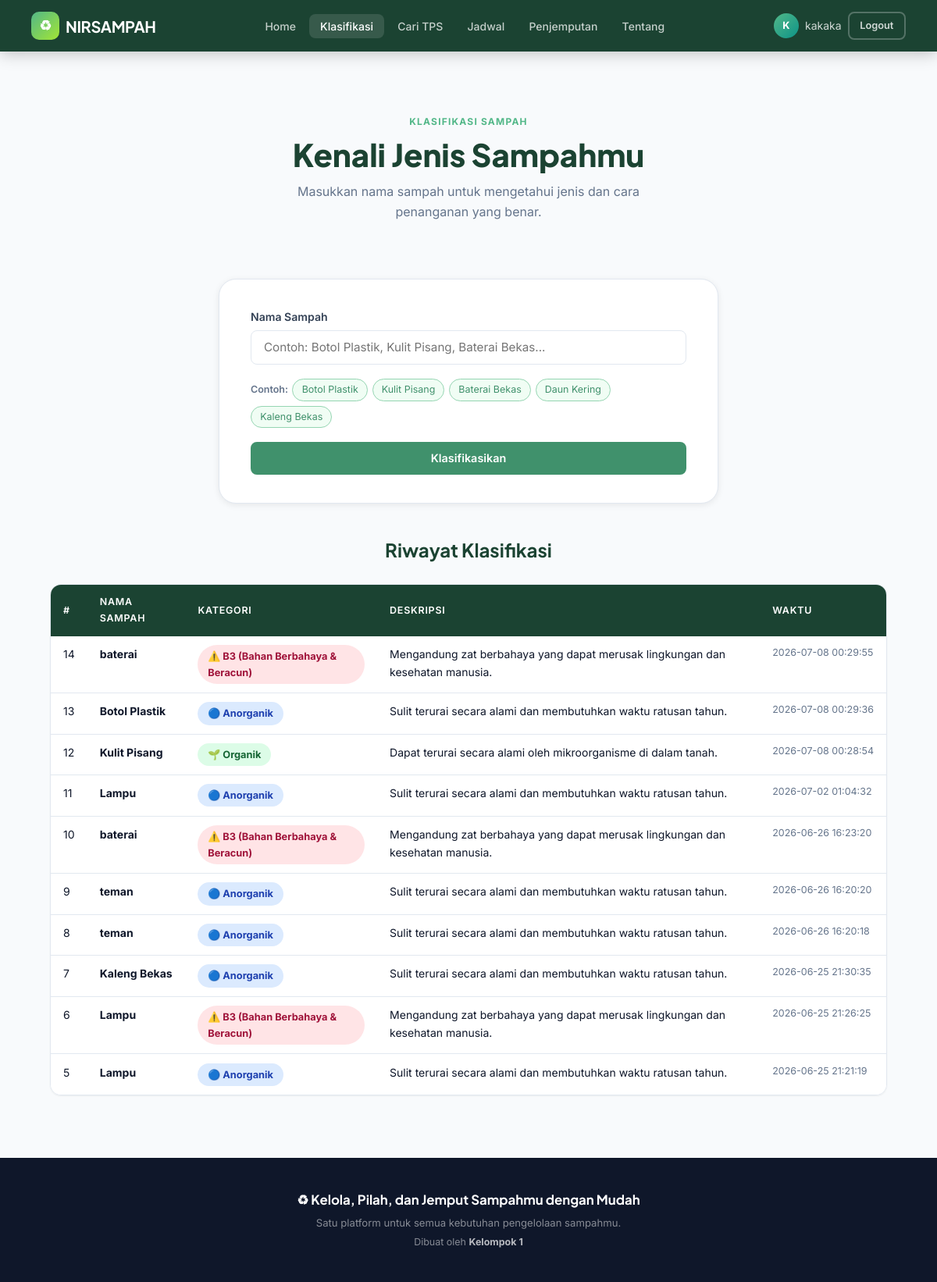
Page /classify (signed in) on the committed database.
### tables this page shows
CREATE TABLE users (
                id INTEGER PRIMARY KEY AUTOINCREMENT,
                username TEXT NOT NULL UNIQUE,
                email TEXT NOT NULL UNIQUE,
                password_hash TEXT NOT NULL,
                created_at TEXT NOT NULL
            );

CREATE TABLE history (
                id INTEGER PRIMARY KEY AUTOINCREMENT,
                waste_name TEXT NOT NULL, category TEXT NOT NULL,
                description TEXT NOT NULL, created_at TEXT NOT NULL
            );

### backend/app.py (the view, shortened to what this page needs)
@app.route("/classify", methods=["GET","POST"])
def classify():
    result, error, waste_name_input = None, None, ""
    history = db.get_history(10)
    return render_template("classify.html", result=result, error=error,
                           waste_name_input=waste_name_input, history=history)

### backend/app.py (called while the page is built)
def current_user():
    if "user_id" in session:
        return User.get_by_id(db, session["user_id"])
    return None

@app.context_processor
def inject_user():
    return {"current_user": current_user()}

### backend/models.py (called while the page is built)
    def get_username(self)      -> str: return self.__username

    @classmethod
    def get_by_id(cls, db: "Database", user_id: int) -> "User | None":
        conn = db._get_connection()
        row  = conn.execute(
            "SELECT * FROM users WHERE id = ?", (user_id,)
        ).fetchone()
        conn.close()
        if not row: return None
        return cls(row["username"], row["email"], row["password_hash"], row["id"])

    def _get_connection(self):
        conn = sqlite3.connect(self.db_path)
        conn.row_factory = sqlite3.Row
        return conn

    def get_history(self, limit=20):
        conn = self._get_connection()
        rows = conn.execute("SELECT * FROM history ORDER BY id DESC LIMIT ?", (limit,)).fetchall()
        conn.close()
        return [dict(r) for r in rows]

### frontend/templates/classify.html (shortened to what this page needs)
{% extends "base.html" %}
{% block content %}
<div class="page-header">
  <p class="page-header__eyebrow">Klasifikasi Sampah</p>
  <h1 class="page-header__title">Kenali Jenis Sampahmu</h1>
  <p class="page-header__desc">Masukkan nama sampah untuk mengetahui jenis dan cara penanganan yang benar.</p>
</div>
<div class="form-section">
  <div class="card-form">
    <form method="POST" action="{{ url_for('classify') }}">
      <div class="form__group">
        <label class="form__label" for="waste_name">Nama Sampah</label>
        <input class="form__input" type="text" id="waste_name" name="waste_name"
               placeholder="Contoh: Botol Plastik, Kulit Pisang, Baterai Bekas..."
               value="{{ waste_name_input }}" required/>
      </div>
      <div class="form__examples">
        <span class="form__examples-label">Contoh:</span>
        <a class="example-tag" href="{{ url_for('classify') }}?q=Botol+Plastik">Botol Plastik</a>
        <a class="example-tag" href="{{ url_for('classify') }}?q=Kulit+Pisang">Kulit Pisang</a>
        <a class="example-tag" href="{{ url_for('classify') }}?q=Baterai+Bekas">Baterai Bekas</a>
        <a class="example-tag" href="{{ url_for('classify') }}?q=Daun+Kering">Daun Kering</a>
        <a class="example-tag" href="{{ url_for('classify') }}?q=Kaleng+Bekas">Kaleng Bekas</a>
      </div>
      <button class="btn btn--primary btn--full" type="submit">Klasifikasikan</button>
    </form>
  </div>
</div>
{% if history %}
<section class="history-section">
  <h2 class="section-title">Riwayat Klasifikasi</h2>
  <div class="table-wrapper">
    <table class="data-table">
      <thead><tr><th>#</th><th>Nama Sampah</th><th>Kategori</th><th>Deskripsi</th><th>Waktu</th></tr></thead>
      <tbody>
        {% for row in history %}
        <tr>
          <td>{{ row.id }}</td>
          <td><strong>{{ row.waste_name }}</strong></td>
          <td>
            {% if row.category == "Organik" %}<span class="badge badge--organic">🌱 {{ row.category }}</span>
            {% elif row.category == "Anorganik" %}<span class="badge badge--inorganic">🔵 {{ row.category }}</span>
            {% else %}<span class="badge badge--hazardous">⚠️ {{ row.category }}</span>{% endif %}
          </td>
          <td>{{ row.description }}</td>
          <td class="td--time">{{ row.created_at }}</td>
        </tr>
        {% endfor %}
      </tbody>
    </table>
  </div>
</section>
{% endif %}
{% endblock %}

### frontend/templates/base.html (shortened to what this page needs)
<!DOCTYPE html>
<html lang="id">
<head>
  <link rel="stylesheet" href="{{ url_for('static', filename='css/style.css') }}"/>
</head>
<body>
<nav class="navbar">
  <a href="{{ url_for('home') }}" class="navbar__brand">
    <div class="navbar__brand-icon">♻</div>
    <span>NIRSAMPAH</span>
  </a>
  <ul class="navbar__links">
    <li><a href="{{ url_for('home') }}"     class="{% if request.endpoint=='home'     %}active{% endif %}">Home</a></li>
    <li><a href="{{ url_for('classify') }}" class="{% if request.endpoint=='classify' %}active{% endif %}">Klasifikasi</a></li>
    <li><a href="{{ url_for('tps') }}"      class="{% if request.endpoint=='tps'      %}active{% endif %}">Cari TPS</a></li>
    <li><a href="{{ url_for('schedule') }}" class="{% if request.endpoint=='schedule' %}active{% endif %}">Jadwal</a></li>
    <li><a href="{{ url_for('pickup') }}"   class="{% if request.endpoint=='pickup'   %}active{% endif %}">Penjemputan</a></li>
    <li><a href="{{ url_for('about') }}"    class="{% if request.endpoint=='about'    %}active{% endif %}">Tentang</a></li>
  </ul>
  <div class="navbar__auth">
    {% if current_user %}
    <div class="navbar__user">
      <div class="navbar__avatar">{{ current_user.get_username()[0] }}</div>
      <span>{{ current_user.get_username() }}</span>
    </div>
    <a href="{{ url_for('logout') }}" class="btn btn--ghost btn--sm">Logout</a>
    {% else %}
    <a href="{{ url_for('login') }}"    class="btn btn--ghost btn--sm">Masuk</a>
    <a href="{{ url_for('register') }}" class="btn btn--lime btn--sm">Daftar</a>
    {% endif %}
  </div>
</nav>
<main class="main-content">
  {% block content %}{% endblock %}
</main>
<footer class="footer">
  <p class="footer__brand">♻ Kelola, Pilah, dan Jemput Sampahmu dengan Mudah</p>
  <p class="footer__sub">Satu platform untuk semua kebutuhan pengelolaan sampahmu.</p>
  <p class="footer__meta">Dibuat oleh <strong style="color:rgba(255,255,255,.7)">Kelompok 1</strong> </p>
</footer>
</body>
</html>

### rows in the picture
users: get_username "kakaka"
history: id "14", waste_name "baterai", category "B3 (Bahan Berbahaya & Beracun)", description "Mengandung zat berbahaya yang dapat merusak lingkungan dan kesehatan manusia.", created_at "2026-07-08 00:29:55"
history: id "13", waste_name "Botol Plastik", category "Anorganik", description "Sulit terurai secara alami dan membutuhkan waktu ratusan tahun.", created_at "2026-07-08 00:29:36"
history: id "12", waste_name "Kulit Pisang", category "Organik", description "Dapat terurai secara alami oleh mikroorganisme di dalam tanah.", created_at "2026-07-08 00:28:54"
history: id "11", waste_name "Lampu", category "Anorganik", description "Sulit terurai secara alami dan membutuhkan waktu ratusan tahun.", created_at "2026-07-02 01:04:32"
history: id "10", waste_name "baterai", category "B3 (Bahan Berbahaya & Beracun)", description "Mengandung zat berbahaya yang dapat merusak lingkungan dan kesehatan manusia.", created_at "2026-06-26 16:23:20"
history: id "9", waste_name "teman", category "Anorganik", description "Sulit terurai secara alami dan membutuhkan waktu ratusan tahun.", created_at "2026-06-26 16:20:20"
history: id "8", waste_name "teman", category "Anorganik", description "Sulit terurai secara alami dan membutuhkan waktu ratusan tahun.", created_at "2026-06-26 16:20:18"
history: id "7", waste_name "Kaleng Bekas", category "Anorganik", description "Sulit terurai secara alami dan membutuhkan waktu ratusan tahun.", created_at "2026-06-25 21:30:35"
history: id "6", waste_name "Lampu", category "B3 (Bahan Berbahaya & Beracun)", description "Mengandung zat berbahaya yang dapat merusak lingkungan dan kesehatan manusia.", created_at "2026-06-25 21:26:25"
history: id "5", waste_name "Lampu", category "Anorganik", description "Sulit terurai secara alami dan membutuhkan waktu ratusan tahun.", created_at "2026-06-25 21:21:19"

### other values in the picture
{{ current_user.get_username()[0] }} "K"
